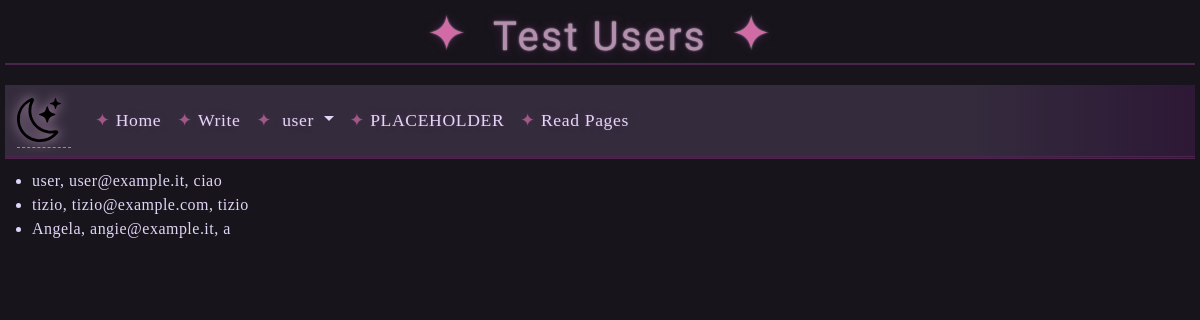
Page /testuser (signed in) on the committed database.
### app/models.py (models this page shows)
class User(db.Model):
  metadata_obj
  id = db.Column(db.Integer, primary_key = True)
  name = db.Column(db.String(100), nullable = False)
  email = db.Column(db.String(100), unique = True, nullable = False)
  password = db.Column(db.String(16), nullable = False)
  pages = db.relationship('Page', backref = 'author', lazy = True)

### app/routes.py (the view)
@app.route('/testuser')
def testuser():
  users = User.query.all()
  return render_template('test-user.html', users=users, title='Test Users')

### app/templates/test-user.html (shortened to what this page needs)
{% extends('base.html') %}
{% block content %}
<ul>
{% for user in users %}
<li>{{ user.name }}, {{ user.email }}, {{ user.password }}</li>
{% endfor %}
</ul>
{% endblock %}

### app/templates/navbar.html (shortened to what this page needs)
<link rel="stylesheet" href="{{ url_for('static', filename='/styles/style.css') }}">
<link rel="stylesheet" href="{{ url_for('static', filename='/styles/navbarstyle.css') }}">
<nav class="navbar navbar-expand-lg bg-body-tertiary">
  <div class="container-fluid">
    <a class="navbar-brand" href="{{url_for('home')}}"><img src="static\styles\moon-stars.svg" /></a>
    <div class="collapse navbar-collapse" id="navbarElements">
      <ul class="navbar-nav me-auto mb-2 mb-lg-0">
        <li class="nav-item">
          <a class="nav-link" href="{{url_for('home')}}">Home</a>
        </li>
        <li class="nav-item">
          <a class="nav-link" href="{{ url_for('write') }}">Write</a>
        </li>
        <li class="nav-item dropdown">
          <a
            class="nav-link dropdown-toggle"
            href="#"
            role="button"
            data-bs-toggle="dropdown"
            aria-expanded="false"
          >
            {% if 'username' in session %}
            {{ session['username'] }}
            {% else %}
            Guest
            {% endif %}
          </a>
        </li>
        <li class="nav-item">
          <a class="nav-link" href="#">PLACEHOLDER</a>
        </li>
        <li class="nav-item">
          <a class="nav-link" href="{{ url_for('read') }}">Read Pages</a>
        </li>
      </ul>
    </div>
  </div>
</nav>

### app/static/styles/style.css (style rules this page uses)
body { background: #18141c; color: #e0d6f6; font-family: 'Cormorant Garamond', serif; letter-spacing: 0.03em; }
a { color: #d16ba5; text-decoration: none; border-bottom: 1px dashed #d16ba5; transition: color 0.2s; }

### app/static/styles/navbarstyle.css (style rules this page uses)
nav.navbar { background: linear-gradient(90deg, #342c3d 80%, #2d1836 100%); border-bottom: 3px double #4b254c; font-family: 'Cormorant Garamond', serif; letter-spacing: 0.04em; }
.navbar-brand img { height: 2.2em; filter: drop-shadow(0 0 6px #b48ead) brightness(1.2); margin-right: 0.5em; }
.navbar-nav .nav-link, .navbar-nav .dropdown-toggle { color: #e0d6f6 !important; font-size: 1.1em; text-shadow: 0 0 6px #4b254c, 0 0 2px #fff2; transition: color 0.2s, text-shadow 0.2s; position: relative; }
.navbar-nav .nav-link::before { content: "✦"; color: #d16ba5; margin-right: 0.3em; font-size: 1em; opacity: 0.7; transition: color 0.2s; }

### rows in the picture
User: username "user", name "user", email "user@example.it", password "ciao"
User: name "tizio", email "tizio@example.com", password "tizio"
User: name "Angela", email "angie@example.it", password "a"

### other values in the picture
{{ title }} "Test Users"
